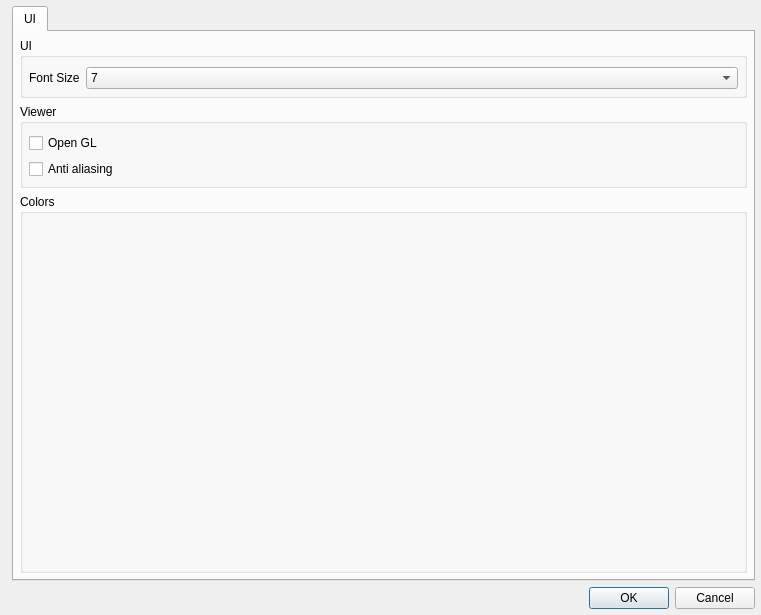
<?xml version="1.0" encoding="UTF-8"?>
<ui version="4.0">
 <class>SettingsDialog</class>
 <widget class="QDialog" name="SettingsDialog">
  <property name="geometry">
   <rect>
    <x>0</x>
    <y>0</y>
    <width>761</width>
    <height>615</height>
   </rect>
  </property>
  <property name="windowTitle">
   <string>Dialog</string>
  </property>
  <layout class="QGridLayout" name="gridLayout">
   <property name="leftMargin">
    <number>6</number>
   </property>
   <property name="topMargin">
    <number>6</number>
   </property>
   <property name="rightMargin">
    <number>6</number>
   </property>
   <property name="bottomMargin">
    <number>6</number>
   </property>
   <item row="1" column="0" colspan="2">
    <widget class="QDialogButtonBox" name="buttonBox">
     <property name="orientation">
      <enum>Qt::Horizontal</enum>
     </property>
     <property name="standardButtons">
      <set>QDialogButtonBox::Cancel|QDialogButtonBox::Ok</set>
     </property>
    </widget>
   </item>
   <item row="0" column="1">
    <widget class="QTabWidget" name="tabWidget">
     <property name="currentIndex">
      <number>0</number>
     </property>
     <widget class="QWidget" name="tab">
      <attribute name="title">
       <string>UI</string>
      </attribute>
      <layout class="QVBoxLayout" name="verticalLayout_8">
       <property name="leftMargin">
        <number>6</number>
       </property>
       <property name="topMargin">
        <number>6</number>
       </property>
       <property name="rightMargin">
        <number>6</number>
       </property>
       <property name="bottomMargin">
        <number>6</number>
       </property>
       <item>
        <widget class="QGroupBox" name="groupBox">
         <property name="title">
          <string>UI</string>
         </property>
         <layout class="QGridLayout" name="gridLayout_2">
          <property name="leftMargin">
           <number>6</number>
          </property>
          <property name="topMargin">
           <number>9</number>
          </property>
          <property name="rightMargin">
           <number>6</number>
          </property>
          <property name="bottomMargin">
           <number>6</number>
          </property>
          <item row="0" column="0">
           <widget class="QLabel" name="fontSizeLabel">
            <property name="text">
             <string>Font Size</string>
            </property>
           </widget>
          </item>
          <item row="0" column="1">
           <widget class="QComboBox" name="cbxFontSize">
            <property name="sizePolicy">
             <sizepolicy hsizetype="MinimumExpanding" vsizetype="Fixed">
              <horstretch>0</horstretch>
              <verstretch>0</verstretch>
             </sizepolicy>
            </property>
            <item>
             <property name="text">
              <string>7</string>
             </property>
            </item>
            <item>
             <property name="text">
              <string>8</string>
             </property>
            </item>
            <item>
             <property name="text">
              <string>9</string>
             </property>
            </item>
            <item>
             <property name="text">
              <string>10</string>
             </property>
            </item>
            <item>
             <property name="text">
              <string>11</string>
             </property>
            </item>
            <item>
             <property name="text">
              <string>12</string>
             </property>
            </item>
            <item>
             <property name="text">
              <string>13</string>
             </property>
            </item>
            <item>
             <property name="text">
              <string>14</string>
             </property>
            </item>
           </widget>
          </item>
         </layout>
        </widget>
       </item>
       <item>
        <widget class="QGroupBox" name="gbViewer">
         <property name="title">
          <string>Viewer</string>
         </property>
         <layout class="QVBoxLayout" name="verticalLayout_2">
          <property name="leftMargin">
           <number>6</number>
          </property>
          <property name="topMargin">
           <number>9</number>
          </property>
          <property name="rightMargin">
           <number>6</number>
          </property>
          <property name="bottomMargin">
           <number>6</number>
          </property>
          <item>
           <widget class="QCheckBox" name="chbOpenGl">
            <property name="text">
             <string>Open GL</string>
            </property>
           </widget>
          </item>
          <item>
           <widget class="QCheckBox" name="chbAntialiasing">
            <property name="text">
             <string>Anti aliasing</string>
            </property>
           </widget>
          </item>
         </layout>
        </widget>
       </item>
       <item>
        <widget class="QGroupBox" name="gbxColor">
         <property name="sizePolicy">
          <sizepolicy hsizetype="Preferred" vsizetype="MinimumExpanding">
           <horstretch>0</horstretch>
           <verstretch>0</verstretch>
          </sizepolicy>
         </property>
         <property name="title">
          <string>Colors</string>
         </property>
         <layout class="QFormLayout" name="formLayout">
          <property name="labelAlignment">
           <set>Qt::AlignRight|Qt::AlignTrailing|Qt::AlignVCenter</set>
          </property>
          <property name="leftMargin">
           <number>6</number>
          </property>
          <property name="topMargin">
           <number>9</number>
          </property>
          <property name="rightMargin">
           <number>6</number>
          </property>
          <property name="bottomMargin">
           <number>6</number>
          </property>
         </layout>
        </widget>
       </item>
      </layout>
     </widget>
    </widget>
   </item>
  </layout>
 </widget>
 <resources/>
 <connections>
  <connection>
   <sender>buttonBox</sender>
   <signal>accepted()</signal>
   <receiver>SettingsDialog</receiver>
   <slot>accept()</slot>
   <hints>
    <hint type="sourcelabel">
     <x>248</x>
     <y>254</y>
    </hint>
    <hint type="destinationlabel">
     <x>157</x>
     <y>274</y>
    </hint>
   </hints>
  </connection>
  <connection>
   <sender>buttonBox</sender>
   <signal>rejected()</signal>
   <receiver>SettingsDialog</receiver>
   <slot>reject()</slot>
   <hints>
    <hint type="sourcelabel">
     <x>316</x>
     <y>260</y>
    </hint>
    <hint type="destinationlabel">
     <x>286</x>
     <y>274</y>
    </hint>
   </hints>
  </connection>
 </connections>
</ui>
